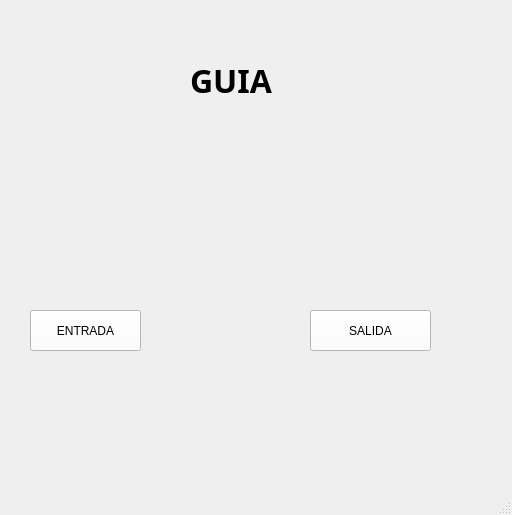
<?xml version="1.0" encoding="UTF-8"?>
<ui version="4.0">
 <class>MainWindow</class>
 <widget class="QMainWindow" name="MainWindow">
  <property name="geometry">
   <rect>
    <x>0</x>
    <y>0</y>
    <width>512</width>
    <height>515</height>
   </rect>
  </property>
  <property name="windowTitle">
   <string>MainWindow</string>
  </property>
  <property name="styleSheet">
   <string notr="true"/>
  </property>
  <widget class="QWidget" name="centralwidget">
   <widget class="QLabel" name="label">
    <property name="geometry">
     <rect>
      <x>190</x>
      <y>50</y>
      <width>161</width>
      <height>61</height>
     </rect>
    </property>
    <property name="font">
     <font>
      <family>Agency FB</family>
      <pointsize>24</pointsize>
      <weight>75</weight>
      <bold>true</bold>
     </font>
    </property>
    <property name="text">
     <string>GUIA</string>
    </property>
   </widget>
   <widget class="QLabel" name="label_7">
    <property name="geometry">
     <rect>
      <x>20</x>
      <y>160</y>
      <width>161</width>
      <height>121</height>
     </rect>
    </property>
    <property name="text">
     <string/>
    </property>
    <property name="pixmap">
     <pixmap>../Img/entrada.png</pixmap>
    </property>
    <property name="scaledContents">
     <bool>true</bool>
    </property>
   </widget>
   <widget class="QLabel" name="label_8">
    <property name="geometry">
     <rect>
      <x>290</x>
      <y>150</y>
      <width>171</width>
      <height>131</height>
     </rect>
    </property>
    <property name="text">
     <string/>
    </property>
    <property name="pixmap">
     <pixmap>../Img/salida.png</pixmap>
    </property>
    <property name="scaledContents">
     <bool>true</bool>
    </property>
   </widget>
   <widget class="QPushButton" name="btnEntrada">
    <property name="geometry">
     <rect>
      <x>30</x>
      <y>310</y>
      <width>111</width>
      <height>41</height>
     </rect>
    </property>
    <property name="styleSheet">
     <string notr="true">background-color: rgb(255, 255, 255);</string>
    </property>
    <property name="text">
     <string>ENTRADA</string>
    </property>
   </widget>
   <widget class="QPushButton" name="btnSalida">
    <property name="geometry">
     <rect>
      <x>310</x>
      <y>310</y>
      <width>121</width>
      <height>41</height>
     </rect>
    </property>
    <property name="styleSheet">
     <string notr="true">background-color: rgb(255, 255, 255);</string>
    </property>
    <property name="text">
     <string>SALIDA</string>
    </property>
   </widget>
  </widget>
  <widget class="QMenuBar" name="menubar">
   <property name="geometry">
    <rect>
     <x>0</x>
     <y>0</y>
     <width>512</width>
     <height>26</height>
    </rect>
   </property>
  </widget>
  <widget class="QStatusBar" name="statusbar"/>
 </widget>
 <resources/>
 <connections/>
</ui>
